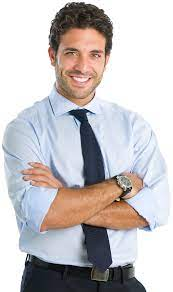
#> input picture dev.png, 173 x 292 px
$ python image_face.py
#> lines starting #> are read from the running program, lines starting #| are printed output that depends on the picture; after the words box and inside, x2 and y2 are one past the last pixel; in counts of white or black regions, pixels touching at a corner belong together
import cv2

import os

cascPath=os.path.dirname(cv2.__file__)+"/data/haarcascade_frontalface_default.xml"
faceCascade = cv2.CascadeClassifier(cascPath)

img=cv2.imread('dev.png')
#> img is the input picture: shape (292, 173, 3); mean B, G, R 193.9, 192.7, 197.1

imgGray=cv2.cvtColor\
(img,cv2.COLOR_BGR2GRAY)
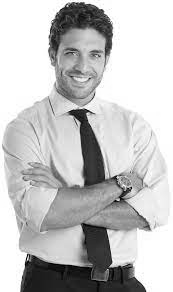
#> imgGray: shape (292, 173); min 0, max 255, mean 194.2

faces=faceCascade.\
detectMultiScale(imgGray,1.1,4)
#> faces = [[49, 28, 67, 67]]

for (x, y, w, h) in faces:
    cv2.rectangle(img, (x, y), (x+w, y+h), (0, 255, 0), 2)
#> this loop made 1 pass
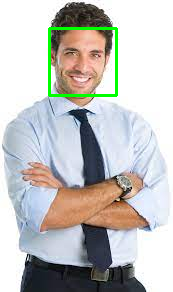
#> img: shape (292, 173, 3); 1.58% of pixels changed, all inside (x1, y1, x2, y2) = (48, 27, 118, 97)

cv2.imshow("dev",img)

cv2.waitKey(0)
